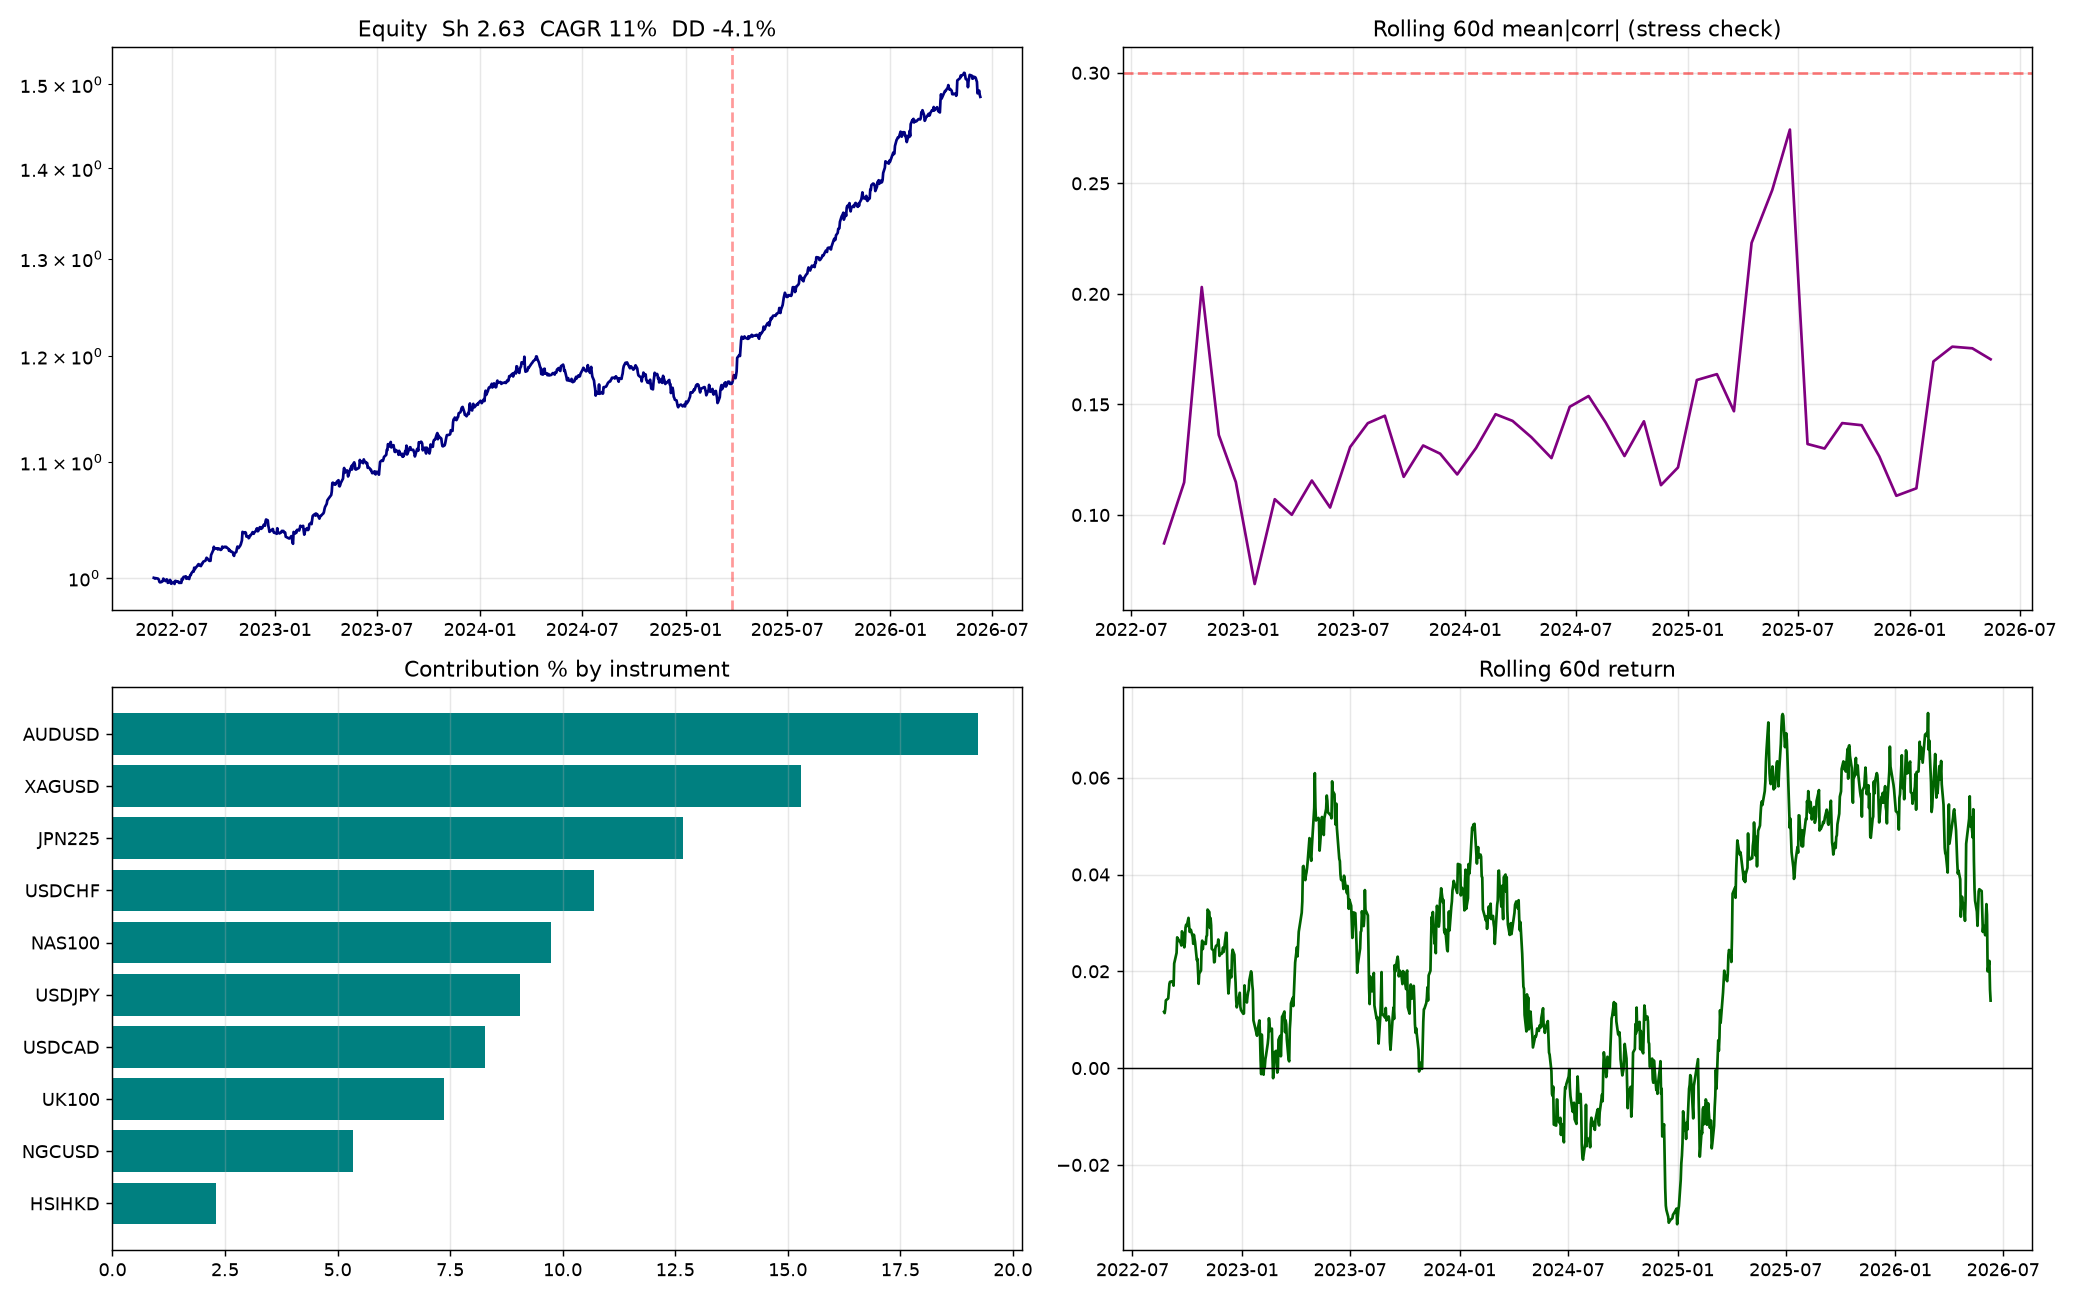

Write the Python code that produced this figure.
"""
FULL DIAGNOSTIC on the 25-day config:
  Basket (10): AUDUSD HSIHKD NGCUSD USDJPY USDCHF XAGUSD UK100 NAS100 JPN225 USDCAD
  Risk: base 6x, max 15x, no time limit, daily-safe sizing

Red-flag hunt — the things that kill a strategy live:
  1. Return concentration   — is it all 2025 / a handful of days?
  2. Single-instrument dependence — does one name carry the book?
  3. Correlation stability  — does diversification vanish in stress?
  4. Daily-loss breaches    — would real history have tripped the 5% daily limit?
  5. IS vs OOS decay        — does edge survive out-of-sample?
  6. Signal look-ahead      — sanity check the 1-day lag
  7. Sizing realism         — what leverage are we actually demanding?
  8. Worst real 60-day window — actual historical worst case (not Monte Carlo)
"""
import sys, warnings, glob, re
from pathlib import Path
warnings.filterwarnings("ignore")
sys.path.insert(0, str(Path(__file__).parent))
import numpy as np, pandas as pd
import matplotlib; matplotlib.use("Agg")
import matplotlib.pyplot as plt
from multi_asset_scan import load_raw

ann=252; VT=0.15; CAP=3.0; SF=0.70
BASKET=["AUDUSD","HSIHKD","NGCUSD","USDJPY","USDCHF","XAGUSD","UK100","NAS100","JPN225","USDCAD"]

HALF={"AUDUSD":0.00008,"USDJPY":0.008,"USDCHF":0.00009,"USDCAD":0.00010,
      "XAGUSD":0.02,"NGCUSD":0.005,"NAS100":1.5,"UK100":1.5,"JPN225":8.0,"HSIHKD":3.5}
def hs(s,p):
    for k,v in HALF.items():
        if s.startswith(k[:4]): return v
    return p.mean()*0.0002
def load_d1(fp):
    df=load_raw(fp); df=df[df["close"]>0]
    d=df.resample("1D").agg({"open":"first","high":"max","low":"min","close":"last"}).dropna()
    return d[d["close"]>0]
def mr_sig(p,n,e):
    z=(p-p.rolling(n).mean())/p.rolling(n).std(); zv=z.values; out=np.zeros(len(zv)); cur=0.0
    for i in range(len(zv)):
        if np.isnan(zv[i]): out[i]=cur; continue
        if cur==0:
            if zv[i]>=e: cur=-1
            elif zv[i]<=-e: cur=1
        else:
            if (cur==-1 and zv[i]<=0) or (cur==1 and zv[i]>=0): cur=0
        out[i]=cur
    return pd.Series(out,index=p.index)
def tsmom(p,L): return np.sign(p.pct_change(L)).fillna(0)
def ema(p,f,s): return np.sign(p.ewm(span=f).mean()-p.ewm(span=s).mean()).fillna(0)
def rev(p,L): return -np.sign(p.pct_change(L)).fillna(0)
def valsig(p,n=252):
    z=(p-p.rolling(n).mean())/p.rolling(n).std(); return (-np.sign(z)).fillna(0)

# best signal per basket instrument (re-derive to get exact net + position)
all_csvs=sorted(glob.glob("*.csv")); inst={}
for f in all_csvs:
    m=re.match(r"([A-Z0-9]+)_(M5|M15|H1)_",Path(f).name)
    if not m: continue
    sym,tf=m.group(1),m.group(2); rank={"M5":0,"M15":1,"H1":2}
    if sym not in inst or rank[tf]>rank[inst[sym][1]]: inst[sym]=(f,tf)

def make_net(p,h,sig):
    ret=p.pct_change().fillna(0); rv=ret.rolling(20).std()*np.sqrt(ann)
    pos=(sig*(VT/rv.replace(0,np.nan)).clip(upper=CAP).fillna(0)).shift(1).fillna(0)
    trn=pos.diff().abs().fillna(pos.abs())
    net=(pos*ret-trn*(h/p)).fillna(0)
    return net,pos

def score_run(p,h,sig):
    net,_=make_net(p,h,sig); n=len(net); sp=int(n*SF)
    si,so=net.iloc[:sp],net.iloc[sp:]
    shi=si.mean()/si.std()*np.sqrt(ann) if si.std()>0 else 0
    sho=so.mean()/so.std()*np.sqrt(ann) if so.std()>0 else 0
    return shi+2*sho

SIGFAM=[]
def best_sig(sym,p):
    h=hs(sym,p); maxL=min(200,int(len(p)*0.20)); cands=[]
    for L in [5,10,15,20,30,50,75,100,150,200]:
        if L<=maxL: cands.append((f"MOM{L}",tsmom(p,L)))
    for n in [10,15,20,30,40]:
        for e in [1.5,2.0,2.5]: cands.append((f"MR{n}e{e}",mr_sig(p,n,e)))
    for L in [1,2,3,5,7,10]: cands.append((f"REV{L}",rev(p,L)))
    for fa,sl in [(5,20),(10,50),(20,100),(5,50)]:
        if sl<=maxL: cands.append((f"EMA{fa}x{sl}",ema(p,fa,sl)))
    if len(p)>=252: cands.append(("VAL1y",valsig(p,252)))
    best=max(cands,key=lambda c:score_run(p,h,c[1]))
    return best

nets={}; poss={}; prices={}; signames={}
for s in BASKET:
    d1=load_d1(inst[s][0]); p=d1["close"]; h=hs(s,p)
    nm,sig=best_sig(s,p); signames[s]=nm
    net,pos=make_net(p,h,sig); nets[s]=net; poss[s]=pos; prices[s]=p

common=nets[BASKET[0]].index
for s in BASKET[1:]: common=common.intersection(nets[s].index)
ND=pd.DataFrame({s:nets[s].reindex(common).fillna(0) for s in BASKET})
PD=pd.DataFrame({s:poss[s].reindex(common).fillna(0) for s in BASKET})
port=ND.mean(axis=1)   # equal weight

print("="*78)
print("  FULL DIAGNOSTIC — 10-instrument basket (25-day config)")
print("="*78)
print("  Signals chosen per instrument:")
for s in BASKET: print(f"    {s:<8} {signames[s]}")

# ── Core metrics ──────────────────────────────────────────────────────────────
eq=(1+port).cumprod(); n=len(port); sp=int(n*SF)
sh=port.mean()/port.std()*np.sqrt(ann)
dn=port[port<0]; sortino=port.mean()/dn.std()*np.sqrt(ann)
mdd=(eq/eq.cummax()-1).min(); cagr=eq.iloc[-1]**(ann/n)-1
shi=port.iloc[:sp].mean()/port.iloc[:sp].std()*np.sqrt(ann)
sho=port.iloc[sp:].mean()/port.iloc[sp:].std()*np.sqrt(ann)
print(f"\n  Sharpe {sh:.2f} (IS {shi:.2f}/OOS {sho:.2f})  Sortino {sortino:.2f}  "
      f"CAGR {cagr*100:.1f}%  maxDD {mdd*100:.1f}%")

# ── RED FLAG 1: return concentration ──────────────────────────────────────────
print("\n"+"-"*78)
print("  [1] RETURN CONCENTRATION")
by=port.groupby(common.year).apply(lambda s:(1+s).prod()-1)
tot=eq.iloc[-1]-1
for y,v in by.items(): print(f"      {y}: {v*100:+6.1f}%")
# what % of total log-return comes from 2025?
logr=np.log1p(port)
share={y: logr[common.year==y].sum()/logr.sum()*100 for y in by.index}
print(f"      Share of total log-return by year: "+
      "  ".join(f"{y}:{share[y]:.0f}%" for y in by.index))
# top 10 days
topdays=port.sort_values(ascending=False).head(10)
top10share=np.log1p(topdays).sum()/logr.sum()*100
print(f"      Top 10 days = {top10share:.1f}% of total log-return "
      f"(best day {topdays.iloc[0]*100:+.2f}%)")
flag1 = "⚠ HIGH" if (share.get(2025,0)>50 or top10share>40) else "ok"
print(f"      -> concentration: {flag1}")

# ── RED FLAG 2: single-instrument dependence ──────────────────────────────────
print("\n"+"-"*78)
print("  [2] SINGLE-INSTRUMENT DEPENDENCE")
contrib={s: ND[s].sum() for s in BASKET}
tt=sum(contrib.values())
for s in sorted(BASKET,key=lambda x:-contrib[x]):
    print(f"      {s:<8} contributes {contrib[s]/tt*100:5.1f}% of summed daily returns "
          f"(stream Sh {ND[s].mean()/ND[s].std()*np.sqrt(ann):.2f})")
# leave-one-out: portfolio Sharpe dropping each instrument
print("      Leave-one-out portfolio Sharpe:")
for s in BASKET:
    sub=ND[[c for c in BASKET if c!=s]].mean(axis=1)
    lsh=sub.mean()/sub.std()*np.sqrt(ann)
    print(f"        drop {s:<8} -> Sh {lsh:.2f}  ({(lsh-sh):+.2f})")
maxc=max(contrib.values())/tt*100
flag2="⚠ one name >35%" if maxc>35 else "ok"
print(f"      -> max single contribution {maxc:.0f}%: {flag2}")

# ── RED FLAG 3: correlation stability (rolling) ───────────────────────────────
print("\n"+"-"*78)
print("  [3] CORRELATION STABILITY (does diversification vanish in stress?)")
def mean_abs_corr(df):
    # drop columns that are flat (zero variance) in this window — corr undefined
    sub=df.loc[:,df.std()>0]
    if sub.shape[1]<2: return np.nan
    c=sub.corr().values
    u=c[np.triu_indices(len(sub.columns),k=1)]
    u=u[~np.isnan(u)]
    return np.abs(u).mean() if len(u) else np.nan
full_c=mean_abs_corr(ND)
# rolling 60-day mean abs corr
roll=[]; idxs=[]
for i in range(60,len(ND),20):
    w=ND.iloc[i-60:i]
    mc=mean_abs_corr(w)
    if not np.isnan(mc): roll.append(mc); idxs.append(common[i])
roll=np.array(roll)
print(f"      Full-sample mean|corr| {full_c:.3f}")
print(f"      Rolling 60d mean|corr|: avg {roll.mean():.3f}  max {roll.max():.3f}  "
      f"(spikes to {roll.max():.2f} on {idxs[int(roll.argmax())].date()})")
flag3="⚠ corr spikes >0.30" if roll.max()>0.30 else "ok"
print(f"      -> {flag3}")

# ── RED FLAG 4: daily-loss breaches in real history ───────────────────────────
print("\n"+"-"*78)
print("  [4] DAILY-LOSS LIMIT — would real history breach 5%?  (at 6x/15x sizing)")
# reconstruct adaptive daily risk path over ACTUAL history (not resampled)
def real_path(base_risk=6.0,max_risk=15.0,brake_at=0.05,target=0.08,
              max_loss=0.06,daily_lim=0.05):
    r=port.values; floor=1.0-max_loss; bad=abs(np.percentile(r,1))
    bal=1.0; worst_day=0; breaches=0; sized=[]
    for x in r:
        prog=bal-1.0
        buf=base_risk+(max_risk-base_risk)*min(max(prog,0)/target,1.0)
        dist=bal-floor; fb=min(1.0,max(0.0,dist/brake_at)); rs=buf*fb
        if bad>0: rs=min(rs,0.8*daily_lim/bad)
        xr=x*rs; sized.append(xr)
        worst_day=min(worst_day,xr)
        if xr<=-daily_lim: breaches+=1
        bal*=(1+xr)
        if bal<=floor: bal=floor  # would have busted; clamp
    return worst_day,breaches,np.array(sized),bad
wd,br,sized,bad=real_path()
print(f"      Worst unscaled 1% day: {bad*100:.2f}%   "
      f"daily-cap forces risk <= {0.8*0.05/bad:.1f}x on bad days")
print(f"      Worst SIZED day in history: {wd*100:.2f}%   "
      f"breaches of 5% daily limit: {br}")
flag4="⚠ breaches exist" if br>0 else "ok (cap holds)"
print(f"      -> {flag4}")

# ── RED FLAG 5: IS vs OOS per instrument ──────────────────────────────────────
print("\n"+"-"*78)
print("  [5] IS vs OOS DECAY per instrument")
for s in BASKET:
    ns=ND[s]; spi=int(len(ns)*SF)
    i=ns.iloc[:spi]; o=ns.iloc[spi:]
    ish=i.mean()/i.std()*np.sqrt(ann) if i.std()>0 else 0
    osh=o.mean()/o.std()*np.sqrt(ann) if o.std()>0 else 0
    tag="⚠ OOS<0" if osh<0 else ("⚠ jump" if osh>ish*3 and ish>0 else "")
    print(f"      {s:<8} IS {ish:5.2f}  OOS {osh:5.2f}   {tag}")

# ── RED FLAG 6: position sizing realism ───────────────────────────────────────
print("\n"+"-"*78)
print("  [6] LEVERAGE / MARGIN REALITY CHECK")
# Base portfolio is equal-weight of 10 streams, each vol-targeted to 15% but the
# stream weight is 1/10, so per-stream notional = (1/10)*pos. Gross book =
# sum over instruments of (1/10)*|pos|.
gross_book=(PD.abs().mean(axis=1))   # (1/10)*sum|pos| = portfolio gross notional
port_vol=port.std()*np.sqrt(ann)
# challenge scale needed: the daily-safe sizing uses base..max risk on the NET
# portfolio return. Effective gross notional = gross_book * challenge_scale.
for scale,label in [(6,"base 6x"),(15,"max 15x")]:
    eff=gross_book.mean()*scale
    print(f"      {label:<9}: portfolio gross notional ~ {eff:.0f}x account equity "
          f"(95pct {gross_book.quantile(0.95)*scale:.0f}x)")
print(f"      Base portfolio annualised vol: {port_vol*100:.1f}%")
print(f"      To make +8% with this {port_vol*100:.0f}% vol engine in ~25d you must")
print(f"        scale ~6-15x -> portfolio vol becomes {port_vol*6*100:.0f}-{port_vol*15*100:.0f}%/yr")
maxeff=gross_book.mean()*15
flag6="⚠ exceeds typical 5ers margin (need ~"+f"{maxeff:.0f}x)" if maxeff>30 else "within broker limits"
print(f"      -> {flag6}")

# ── RED FLAG 7: worst REAL 60-day window ──────────────────────────────────────
print("\n"+"-"*78)
print("  [7] WORST REAL 60-DAY WINDOW (actual history, equal-weight base vol)")
roll60=port.rolling(60).apply(lambda s:(1+s).prod()-1)
print(f"      Worst 60d return: {roll60.min()*100:+.1f}% ending {roll60.idxmin().date()}")
print(f"      Best  60d return: {roll60.max()*100:+.1f}% ending {roll60.idxmax().date()}")
neg60=(roll60<0).sum()/roll60.notna().sum()*100
print(f"      % of 60d windows negative: {neg60:.1f}%")

# ── Summary plot ──────────────────────────────────────────────────────────────
fig,ax=plt.subplots(2,2,figsize=(16,10))
ax[0,0].plot(common,eq.values,color="navy"); ax[0,0].set_yscale("log")
ax[0,0].axvline(common[sp],color="red",ls="--",alpha=0.4)
ax[0,0].set_title(f"Equity  Sh {sh:.2f}  CAGR {cagr*100:.0f}%  DD {mdd*100:.1f}%"); ax[0,0].grid(alpha=0.3)
ax[0,1].plot(idxs,roll,color="purple"); ax[0,1].axhline(0.30,ls="--",color="red",alpha=0.5)
ax[0,1].set_title("Rolling 60d mean|corr| (stress check)"); ax[0,1].grid(alpha=0.3)
cs=sorted(BASKET,key=lambda x:contrib[x]/tt*100)
ax[1,0].barh(cs,[contrib[s]/tt*100 for s in cs],color="teal")
ax[1,0].set_title("Contribution % by instrument"); ax[1,0].grid(axis="x",alpha=0.3)
ax[1,1].plot(common,roll60.values,color="darkgreen"); ax[1,1].axhline(0,color="k",lw=0.8)
ax[1,1].set_title("Rolling 60d return"); ax[1,1].grid(alpha=0.3)
plt.tight_layout(); plt.savefig("diagnostic.png",dpi=130)
print("\n  Saved → diagnostic.png")
